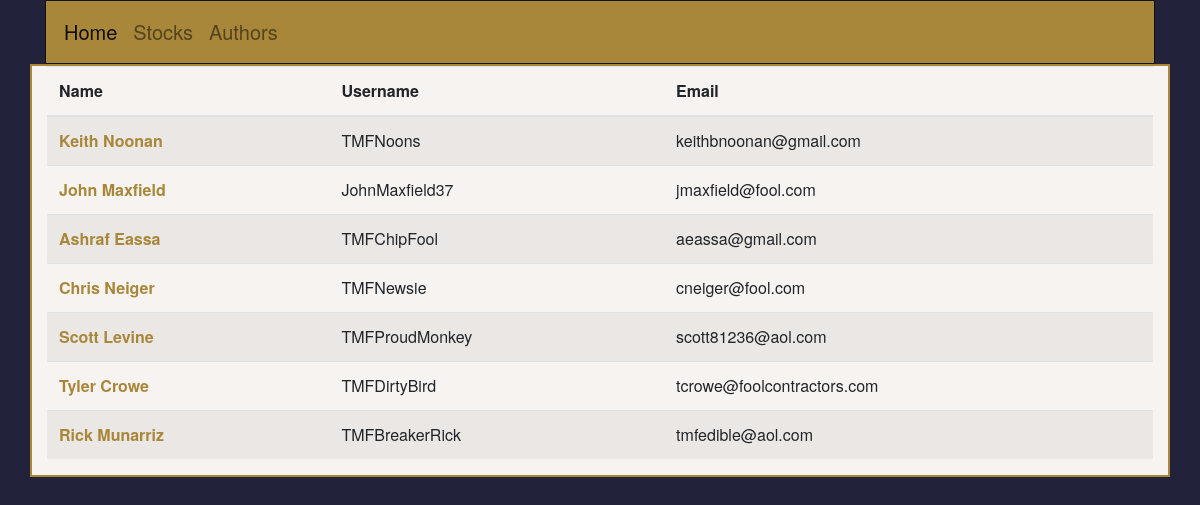
The app's page /articles/authors with its own data.
### articles/models.py (models this page shows)
class Author(models.Model):
    username = models.CharField(max_length=100)
    last_name = models.CharField(max_length=100)
    links = models.OneToOneField(Link,on_delete=models.CASCADE)
    fool_uid = models.IntegerField()
    primary = models.BooleanField(default=True)
    twitter_username = models.CharField(max_length=100,null=True, blank=True)
    small_avatar_url = models.CharField(max_length=100)
    long_bio = models.TextField(null=True, blank=True)
    first_name = models.CharField(max_length=100)
    byline = models.CharField(max_length=100)
    uuid = models.UUIDField(primary_key=True, default=uuid.uuid4, editable=False)
    contributor_type = models.CharField(max_length=100)
    large_avatar_url =  models.CharField(max_length=200)
    short_bio =  models.TextField()
    author_id = models.IntegerField()
    email = models.EmailField(max_length=100)

### articles/views.py (the view)
# urls.py: path('authors', views.authors, name='authors'),
def authors(request):
    authors = Author.objects.all()
    context = {'authors': authors}
    return render(request, 'articles/authors.html', context)

### articles/templates/articles/authors.html
{% extends "articles/base.html" %}
{% block content %}
<div class="container article-content-inner">
  <table class="table table-striped">
    <thead>
      <tr>
        <th scope="col">Name</th>
        <th scope="col">Username</th>
        <th scope="col">Email</th>
      </tr>
    </thead>
    <tbody>
      {% for author in authors %}
      <tr>
        <th scope="row"><a href="{% url 'articles:author' author.uuid %}"> {{author.first_name}} {{author.last_name}}</a></th>
        <td>{{author.username}}</td>
        <td>{{author.email}}</td>
      </tr>
      {% endfor %}
    </tbody>
  </table>
</div>
{% endblock %}

### articles/static/css/global.css (style rules this page uses)
body { -webkit-font-smoothing: antialiased; color: #131010; font-family: "Helvetica Neue",Helvetica,Roboto,Arial,sans-serif; line-height: 1.5; background-color: #22223B; }
a { -webkit-transition: color 0.1s linear; -moz-transition: color 0.1s linear; transition: color 0.1s linear; color: #A8873A; text-decoration: none; }
.card, .article-content-inner, .ticker-row, .comment { background-color:#F7F3F0; border: 2px solid #A8873A; }

### records on screen
Author: first_name "Keith", last_name "Noonan", username "TMFNoons", email "keithbnoonan@gmail.com"
Author: first_name "John", last_name "Maxfield", username "JohnMaxfield37", email "jmaxfield@fool.com"
Author: first_name "Ashraf", last_name "Eassa", username "TMFChipFool", email "aeassa@gmail.com"
Author: first_name "Chris", last_name "Neiger", username "TMFNewsie", email "cneiger@fool.com"
Author: first_name "Scott", last_name "Levine", username "TMFProudMonkey", email "scott81236@aol.com"
Author: first_name "Tyler", last_name "Crowe", username "TMFDirtyBird", email "tcrowe@foolcontractors.com"
Author: first_name "Rick", last_name "Munarriz", username "TMFBreakerRick", email "tmfedible@aol.com"
